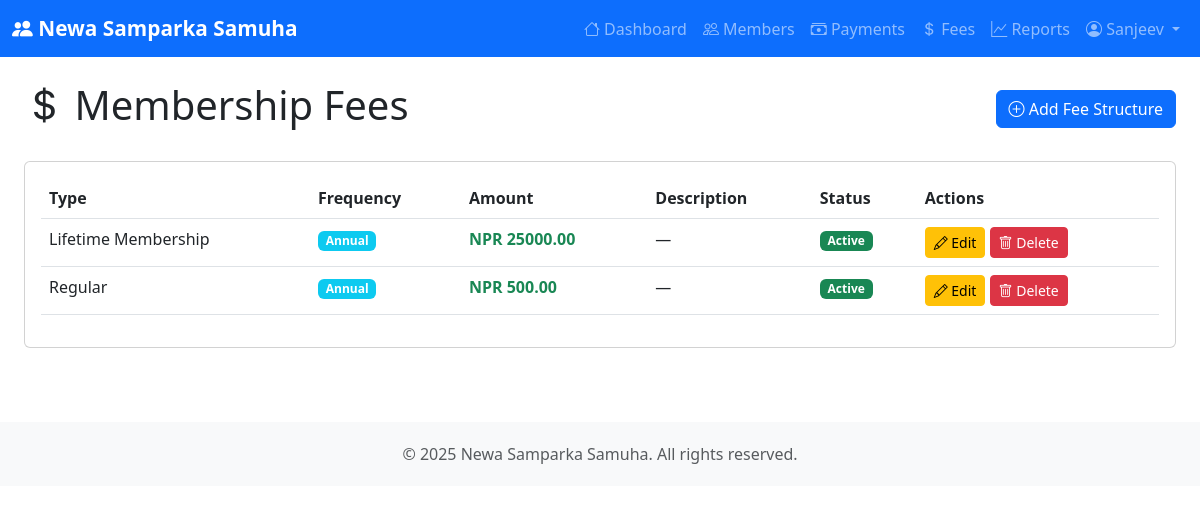
The app's page /fees/ (signed in) with its own data.
### membership/models.py (models this page shows, shortened)
class MembershipFee(models.Model):
    membership_type = models.CharField(
        max_length=20,
        choices=[
            ('REGULAR', 'Regular'),
            ('LIFETIME', 'Lifetime Membership'),
        ],
        verbose_name="Membership Type"
    )
    PAYMENT_FREQUENCY_CHOICES = [
        ('ANNUAL', 'Annual'),
        ('MONTHLY', 'Monthly'),
    ]
    payment_frequency = models.CharField(
        max_length=20,
        choices=PAYMENT_FREQUENCY_CHOICES,
        verbose_name="Payment Frequency"
    )
    amount = models.DecimalField(
        max_digits=10,
        decimal_places=2,
        verbose_name="Fee Amount"
    )
    description = models.TextField(
        blank=True,
        null=True,
        verbose_name="Description"
    )
    is_active = models.BooleanField(default=True, verbose_name="Active")
    created_at = models.DateTimeField(auto_now_add=True)
    updated_at = models.DateTimeField(auto_now=True)
    class Meta:
        ordering = ['membership_type', 'payment_frequency']
        verbose_name = "Membership Fee"
        verbose_name_plural = "Membership Fees"
        unique_together = ['membership_type', 'payment_frequency']

### membership/views.py (the view)
# urls.py: path('fees/', views.fee_list, name='fee_list'),
@login_required
def fee_list(request):
    fees = MembershipFee.objects.all().order_by('membership_type', 'payment_frequency')
    context = {'fees': fees}
    return render(request, 'membership/fee_list.html', context)

### membership/templates/membership/fee_list.html (shortened to what this page needs)
{% extends 'membership/base.html' %}
{% block content %}
<div class="container-fluid">
    <div class="d-flex justify-content-between align-items-center mb-4">
        <h1><i class="bi bi-currency-dollar"></i> Membership Fees</h1>
        <a href="{% url 'membership:fee_add' %}" class="btn btn-primary">
            <i class="bi bi-plus-circle"></i> Add Fee Structure
        </a>
    </div>
    <div class="card">
        <div class="card-body">
            <div class="table-responsive">
                <table class="table table-hover">
                    <thead>
                        <tr>
                            <th>Type</th>
                            <th>Frequency</th>
                            <th>Amount</th>
                            <th>Description</th>
                            <th>Status</th>
                            <th>Actions</th>
                        </tr>
                    </thead>
                    <tbody>
                        {% for fee in fees %}
                        <tr>
                            <td>{{ fee.get_membership_type_display }}</td>
                            <td><span class="badge bg-info">{{ fee.get_payment_frequency_display }}</span></td>
                            <td class="fw-bold text-success">NPR {{ fee.amount }}</td>
                            <td>{{ fee.description|default:"—"|truncatewords:10 }}</td>
                            <td>
                                {% if fee.is_active %}
                                    <span class="badge bg-success">Active</span>
                                {% else %}
                                    <span class="badge bg-secondary">Inactive</span>
                                {% endif %}
                            </td>
                            <td>
                                <a href="{% url 'membership:fee_edit' fee.pk %}" class="btn btn-sm btn-warning">
                                    <i class="bi bi-pencil"></i> Edit
                                </a>
                                <a href="{% url 'membership:fee_delete' fee.pk %}" class="btn btn-sm btn-danger">
                                    <i class="bi bi-trash"></i> Delete
                                </a>
                            </td>
                        </tr>
                        {% endfor %}
                    </tbody>
                </table>
            </div>
        </div>
    </div>
</div>
{% endblock %}

### membership/templates/membership/base.html (shortened to what this page needs)
<!DOCTYPE html>
<html lang="en">
<head>
    <link href="https://cdn.jsdelivr.net/npm/bootstrap@5.3.0/dist/css/bootstrap.min.css" rel="stylesheet">
    <link rel="stylesheet" href="https://cdn.jsdelivr.net/npm/bootstrap-icons@1.11.0/font/bootstrap-icons.css">
</head>
<body>
    <nav class="navbar navbar-expand-lg navbar-dark bg-primary no-print">
        <div class="container-fluid">
            <a class="navbar-brand" href="{% url 'membership:home' %}">
                <i class="bi bi-people-fill"></i> Newa Samparka Samuha
            </a>
            <div class="collapse navbar-collapse" id="navbarNav">
                <ul class="navbar-nav ms-auto">
                    {% if user.is_authenticated %}
                    <li class="nav-item">
                        <a class="nav-link" href="{% url 'membership:home' %}">
                            <i class="bi bi-house"></i> Dashboard
                        </a>
                    </li>
                    <li class="nav-item">
                        <a class="nav-link" href="{% url 'membership:member_list' %}">
                            <i class="bi bi-people"></i> Members
                        </a>
                    </li>
                    <li class="nav-item">
                        <a class="nav-link" href="{% url 'membership:payment_list' %}">
                            <i class="bi bi-cash-stack"></i> Payments
                        </a>
                    </li>
                    <li class="nav-item">
                        <a class="nav-link" href="{% url 'membership:fee_list' %}">
                            <i class="bi bi-currency-dollar"></i> Fees
                        </a>
                    </li>
                    <li class="nav-item">
                        <a class="nav-link" href="{% url 'membership:revenue_report' %}">
                            <i class="bi bi-graph-up"></i> Reports
                        </a>
                    </li>
                    <li class="nav-item dropdown">
                        <a class="nav-link dropdown-toggle" href="#" id="userDropdown" role="button"
                           data-bs-toggle="dropdown" aria-expanded="false">
                            <i class="bi bi-person-circle"></i> {{ user.first_name|default:user.username }}
                        </a>
                    </li>
                    {% endif %}
                </ul>
            </div>
        </div>
    </nav>
    <main class="container-fluid py-4">
        {% block content %}{% endblock %}
    </main>
    <footer class="text-center no-print">
        <div class="container">
            <p class="text-muted mb-0">
                &copy; 2025 Newa Samparka Samuha. All rights reserved.
            </p>
        </div>
    </footer>
</body>
</html>

### membership/templates/membership/base.html (style rules this page uses)
.navbar-brand { font-weight: bold; font-size: 1.3rem; }
footer { margin-top: 50px; padding: 20px 0; background-color: #f8f9fa; }

### records on screen
MembershipFee: membership_type "Lifetime Membership", payment_frequency "Annual", amount "25000.00", description "—", is_active "Active"
MembershipFee: membership_type "Regular", payment_frequency "Annual", amount "500.00", description "—", is_active "Active"

### other values on screen
{{ user.first_name|default:user.username }} "Sanjeev"
